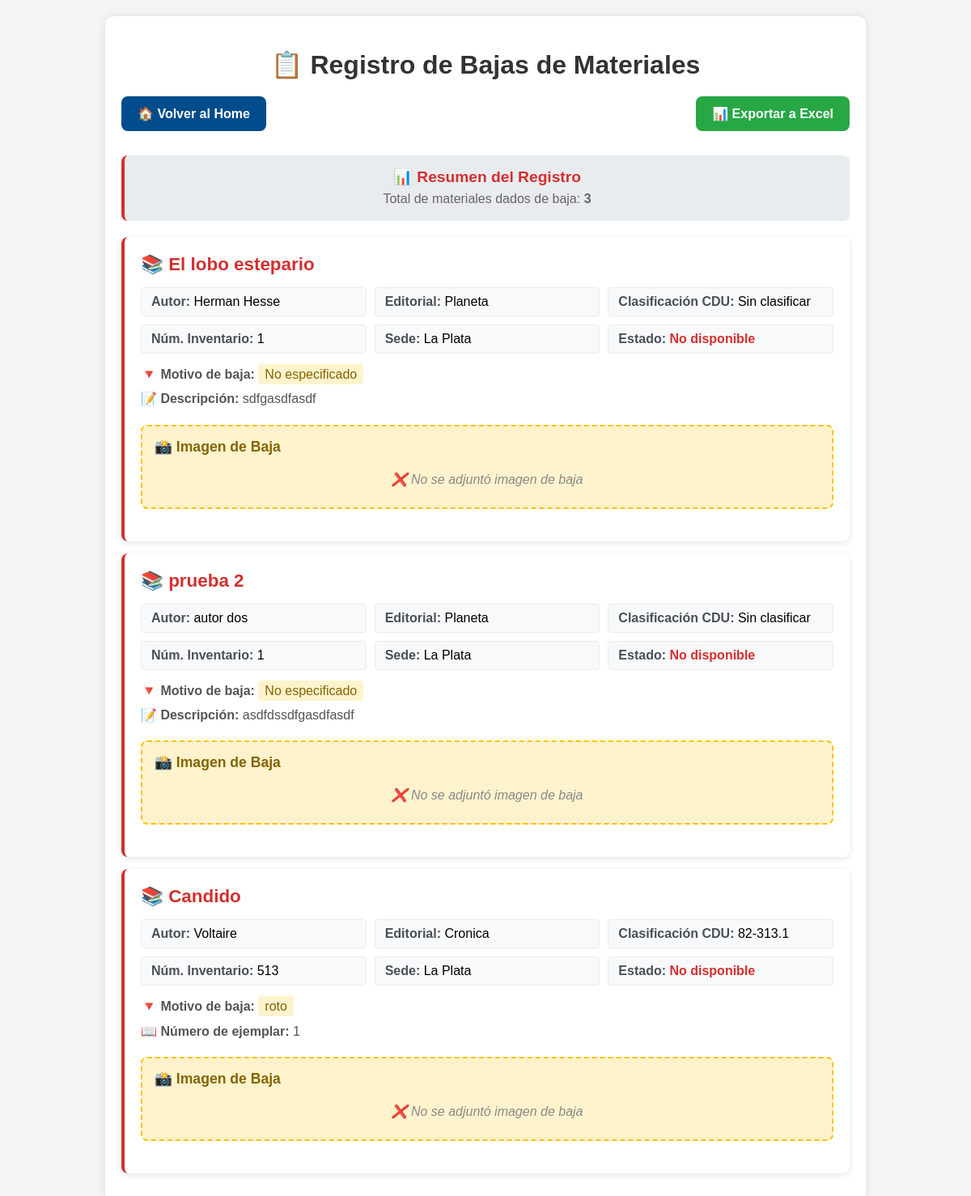
/libros/registro-de-bajas/, run on the app's committed database.
### libros/models.py (models this page shows, shortened)
class Inventario(models.Model):
    id_inventario = models.AutoField(primary_key=True)
    estado = models.CharField(max_length=255, null=True, default="Disponible")
    motivo_baja = models.CharField(max_length=255, null=True)
    descripcion = models.TextField(null=True)
    num_ejemplar = models.IntegerField(null=True)
    imagen_rota_nombre = models.CharField(max_length=255, null=True, blank=True)
    imagen_rota_contenido = models.BinaryField(null=True, blank=True)
    imagen_rota_tipo = models.CharField(max_length=50, null=True, blank=True)

class Libro(Inventario):
    id_libro = models.AutoField(primary_key=True)
    titulo = models.CharField(max_length=255)
    autor = models.CharField(max_length=255)
    editorial = models.CharField(max_length=255)
    clasificacion_cdu = models.CharField(max_length=255, null=False, default='Sin clasificar')
    siglas_autor_titulo = models.CharField(max_length=255, null=False, default='ABC')
    num_inventario = models.IntegerField(null=False, default=1)
    resumen = models.TextField()
    etiqueta_palabra_clave = models.TextField(default='Roma,Historia,Clasica')
    sede = models.TextField(default='La Plata')
    disponibilidad = models.CharField(max_length=255, null=True, default="Disponible")
    observaciones = models.TextField(default='Esta es una observación')
    img = models.URLField(blank=True, null=True)

class Inventario(models.Model):
    id_inventario = models.AutoField(primary_key=True)
    estado = models.CharField(max_length=255, null=True, default="Disponible")
    motivo_baja = models.CharField(max_length=255, null=True)
    descripcion = models.TextField(null=True)
    num_ejemplar = models.IntegerField(null=True)
    imagen_rota_nombre = models.CharField(max_length=255, null=True, blank=True)
    imagen_rota_contenido = models.BinaryField(null=True, blank=True)
    imagen_rota_tipo = models.CharField(max_length=50, null=True, blank=True)

### libros/views.py (the view)
# urls.py: path('registro-de-bajas/', views.registro_bajas, name='registro_de_bajas'),
def registro_bajas(request):
    libros_no_disponibles = Libro.objects.filter(estado='No disponible')
    context = {
        'libros_no_disponibles': libros_no_disponibles,
    }
    return render(request, 'libros/registro_bajas.html', context)

### libros/templates/libros/registro_bajas.html (shortened to what this page needs)
<!DOCTYPE html>
<html lang="es">
<head>
</head>
<body>
    <div class="container">
        <h1>📋 Registro de Bajas de Materiales</h1>
        <div class="action-buttons">
            <a href="{% url 'pantalla_principal' %}" class="btn-home">
                🏠 Volver al Home
            </a>
            {% if libros_no_disponibles %}
                <a href="{% url 'exportar_bajas_excel' %}" class="btn-export" id="btn-exportar">
                    📊 Exportar a Excel
                </a>
            {% endif %}
        </div>
        {% if libros_no_disponibles %}
        <div class="results-summary">
            <h3>📊 Resumen del Registro</h3>
            <p>Total de materiales dados de baja: <strong>{{ libros_no_disponibles|length }}</strong></p>
        </div>
        {% endif %}
        <div>
            {% if libros_no_disponibles %}
                <ul>
                    {% for libro in libros_no_disponibles %}
                        <li>
                            <h2>📚 {{ libro.titulo }}</h2>
                            <div class="info-grid">
                                <div class="info-item">
                                    <strong>Autor:</strong> {{ libro.autor|default:"No especificado" }}
                                </div>
                                <div class="info-item">
                                    <strong>Editorial:</strong> {{ libro.editorial|default:"No especificada" }}
                                </div>
                                <div class="info-item">
                                    <strong>Clasificación CDU:</strong> {{ libro.clasificacion_cdu|default:"Sin clasificar" }}
                                </div>
                                <div class="info-item">
                                    <strong>Núm. Inventario:</strong> {{ libro.num_inventario|default:"N/A" }}
                                </div>
                                <div class="info-item">
                                    <strong>Sede:</strong> {{ libro.sede|default:"No especificada" }}
                                </div>
                                <div class="info-item">
                                    <strong>Estado:</strong> <span style="color: #d32f2f; font-weight: bold;">{{ libro.estado }}</span>
                                </div>
                            </div>
                            <div style="margin-top: 15px;">
                                <p><strong>🔻 Motivo de baja:</strong>
                                    <span style="background-color: #fff3cd; padding: 4px 8px; border-radius: 4px; color: #856404;">
                                        {{ libro.motivo_baja|default:"No especificado" }}
                                    </span>
                                </p>
                                {% if libro.descripcion %}
                                <p><strong>📝 Descripción:</strong> {{ libro.descripcion }}</p>
                                {% endif %}
                                {% if libro.num_ejemplar %}
                                <p><strong>📖 Número de ejemplar:</strong> {{ libro.num_ejemplar }}</p>
                                {% endif %}
                            </div>
                            <div class="imagen-baja-container">
                                <h4>📸 Imagen de Baja</h4>
                                <div class="imagen-baja-wrapper">
                                    {% if libro.imagen_rota_contenido %}
                                        <img src="{% url 'ver_imagen_baja' libro.id_libro %}"
                                             alt="Imagen de baja - {{ libro.titulo }}"
                                             class="imagen-baja"
                                             onclick="abrirModal(this.src)"
                                             title="Click para ampliar">
                                        {% if libro.imagen_rota_nombre %}
                                            <span class="imagen-filename">📎 {{ libro.imagen_rota_nombre }}</span>
                                        {% endif %}
                                    {% else %}
                                        <span class="no-imagen">❌ No se adjuntó imagen de baja</span>
                                    {% endif %}
                                </div>
                            </div>
                        </li>
                    {% endfor %}
                </ul>
            {% else %}
                <div class="no-disponibles">
                    ✅ No hay libros dados de baja actualmente.
                    <br><br>
                    <small>Todos los materiales están disponibles en el catálogo.</small>
                </div>
            {% endif %}
        </div>
    </div>
</body>
</html>

### libros/templates/libros/registro_bajas.html (style rules this page uses)
body { font-family: Arial, sans-serif; background-color: #f4f4f4; margin: 0; padding: 20px; text-align: center; }
h1 { color: #333; margin-bottom: 20px; }
.container { max-width: 900px; margin: 0 auto; background: white; padding: 20px; border-radius: 10px; box-shadow: 0 0 10px rgba(0, 0, 0, 0.1); }
.action-buttons { display: flex; justify-content: space-between; align-items: center; margin-bottom: 30px; gap: 15px; flex-wrap: wrap; }
.btn-home { background-color: #004c8c; color: white; padding: 12px 20px; border: none; border-radius: 8px; text-decoration: none; font-weight: bold; transition: background-color 0.3s ease; display: inline-flex; align-items: center; gap: 8px; }
.btn-export { background-color: #28a745; color: white; padding: 12px 20px; border: none; border-radius: 8px; text-decoration: none; font-weight: bold; transition: background-color 0.3s ease; display: inline-flex; align-items: center; gap: 8px; }
.results-summary { background-color: #e9ecef; padding: 15px; border-radius: 8px; margin-bottom: 20px; border-left: 4px solid #d32f2f; }
.results-summary h3 { margin: 0; color: #d32f2f; font-size: 1.2em; }
.results-summary p { margin: 5px 0 0 0; color: #666; }
ul { list-style: none; padding: 0; }
li { background: #fff; margin: 15px 0; padding: 20px; border-radius: 8px; box-shadow: 0 2px 8px rgba(0, 0, 0, 0.1); text-align: left; position: relative; border-left: 4px solid #d32f2f; }
h2 { margin: 0 0 15px 0; color: #d32f2f; font-size: 1.4em; }
p { margin: 8px 0; color: #555; line-height: 1.4; }
.info-grid { display: grid; grid-template-columns: repeat(auto-fit, minmax(250px, 1fr)); gap: 10px; margin: 15px 0; }
.info-item { background-color: #f8f9fa; padding: 8px 12px; border-radius: 4px; border: 1px solid #e9ecef; }
.info-item strong { color: #495057; }
.imagen-baja-container { margin: 20px 0; padding: 15px; background-color: #fff3cd; border-radius: 8px; border: 2px dashed #ffc107; }
.imagen-baja-container h4 { margin: 0 0 10px 0; color: #856404; font-size: 1.1em; }
.imagen-baja-wrapper { display: flex; flex-direction: column; align-items: center; gap: 10px; }
.no-imagen { color: #888; font-style: italic; padding: 10px; }

### data on the page
Libro: titulo "El lobo estepario", autor "Herman Hesse", editorial "Planeta", clasificacion_cdu "Sin clasificar", num_inventario "1", sede "La Plata", estado "No disponible", motivo_baja "No especificado", descripcion "sdfgasdfasdf"
Libro: titulo "prueba 2", autor "autor dos", editorial "Planeta", clasificacion_cdu "Sin clasificar", num_inventario "1", sede "La Plata", estado "No disponible", motivo_baja "No especificado", descripcion "asdfdssdfgasdfasdf"
Libro: titulo "Candido", autor "Voltaire", editorial "Cronica", clasificacion_cdu "82-313.1", num_inventario "513", sede "La Plata", estado "No disponible", motivo_baja "roto", num_ejemplar "1"

### other printed values
{{ libros_no_disponibles|length }} "3"
